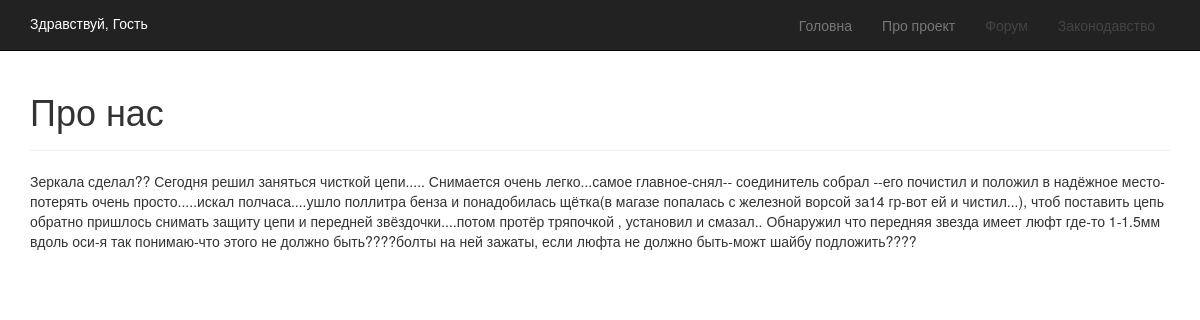
/static/about, run on the app's committed database.
### tables this page shows
CREATE TABLE `static_pages` (
  `id` int(11) NOT NULL AUTO_INCREMENT,
  `title` text NOT NULL,
  `content` text NOT NULL,
  `date` datetime NOT NULL,
  `status` tinyint(1) NOT NULL DEFAULT '1',
  `comments_status` tinyint(1) NOT NULL DEFAULT '0',
  `url` text NOT NULL,
  PRIMARY KEY (`id`)
);

### application/models/model_static.php (called while the page is built, shortened)
<?php
class Model_Static extends Model
{
    function getData($param)
    {
        try {
            $sql = "SELECT * FROM static_pages WHERE url = :url";
            $db = Database::getInstance();
            $_dbh = $db->getConnection();
            $_dbh->exec('SET NAMES utf8');
            $query = $_dbh->prepare($sql);
            $query->execute(array(':url' => $param));
            $result = $query->fetch(PDO::FETCH_OBJ);
            if( !empty($result) ) {
                return $result;
            } else
            {
                return null;
            }
        } catch (PDOException $e) {
            throw new CustomException("PDO error");
        }
    }
}

### application/bootstrap.php (called while the page is built, shortened)
<?php
require_once("core/view.php");
require_once("core/route.php");
Route::start();

### index.php (called while the page is built, shortened)
<?php
require_once("libraries/loader/loader.php");
require_once("application/bootstrap.php");

### libraries/application/application.php (called while the page is built, shortened)
<?php
class Application
{
    public $_config = "";
    private $_db_h;
    private static $_instance;
    public static function getInstance()
    {
        if (!self::$_instance) {
            self::$_instance = new self();
        }
        return self::$_instance;
    }
    private function __construct()
    {
        $this->_config = self::getConfig();
        try {
            $db = Database::getInstance();
            $this->_db_h = $db->getConnection();
            $this->_db_h->exec('SET NAMES utf8');
        } catch (CustomException $e) {
            $exception_path = PATH_SITE . '/application/views/exception/exception.php';
            if ( file_exists($exception_path) )
            {
                include $exception_path;
            } else {
                echo "Exception view not found";
                exit;
            }
        }
    }
    public function getTemplatePath() {
        if(is_dir(PATH_SITE.'/templates/'.$this->_config->template)) {
            $template = PATH_SITE.'/templates/'.$this->_config->template;
            return $template;
        }
        return false;
    }
    public function getTemplateName() {
        return $this->_config->template;
    }
    public static function getConfig() {
        require_once(PATH_SITE.'/configuration.php');
        return new Config();
    }
    private function setTemplate() {
        $sql = 'SELECT param, val FROM settings WHERE param = :param';
        $query = $this->_db_h->prepare($sql);
        $query->execute(array(':param' => 'template'));
        $result = $query->fetch(PDO::FETCH_OBJ);
        $this->_config->setTemplate($result->val);
    }
    private function setOnReconstruction() {
        $sql = 'SELECT param, val FROM settings WHERE param = :param';
        $query = $this->_db_h->prepare($sql);
        $query->execute(array(':param' => 'onReconstruction'));
        $result = $query->fetch(PDO::FETCH_OBJ);
        $val = $result->val == 1 ? true : false;
        $this->_config->setOnReconstruction($val);
    }
    private function setSettings()
    {
        try {
            $this->_db_h->exec('SET NAMES utf8');
        } catch(PDOException $e)
        {
            throw new CustomException("Query error");
        }
    }
}

### configuration.php (called while the page is built, shortened)
<?php
class Config {
    public function setTemplate($template)
    {
        $this->template = $template;
    }
}

### libraries/loader/loader.php (called while the page is built, shortened)
<?php
class Loader
{
    public static function load($class)
    {
        $class = strtolower($class);
        $file_name = PATH_SITE.'/libraries/'.$class.'/'.$class.'.php';
    }
}

### libraries/database/database.php (called while the page is built, shortened)
<?php
class Database
{
    private static $_instance;
    public static function getInstance()
    {
        if (!self::$_instance) {
            self::$_instance = new self();
        }
        return self::$_instance;
    }
    private function __construct()
    {
        $config = Application::getConfig();
        $this->_host = $config->db_host;
        $this->_username = $config->db_user;
        $this->_password = $config->db_password;
        $this->_database = $config->db_name;
        try {
            $this->_connection  = new PDO("mysql:host=$this->_host;dbname=$this->_database", $this->_username, $this->_password);
        } catch (PDOException $e) {
            throw new CustomException("Database connection error");
        }
    }
}

### libraries/session/session.php (called while the page is built, shortened)
<?php
class Session
{
    public static function get($key)
    {
        return false;
    }
}

### libraries/users/users.php (called while the page is built, shortened)
<?php
class Users
{
    static function getUID() {
        if(Session::get("uid") == "")
            return "Гость";
        else
            return Session::get("uid");
    }
}

### templates/candy/index.php (the view, shortened to what this page needs)
<!doctype html>
<html lang="en">
<head>
    <link rel="stylesheet" href="<? echo $prefix; ?>/css/style.css"/>
    <link rel="stylesheet" href="<? echo $prefix; ?>/css/bootstrap.css"/>
    <link rel="stylesheet" href="<? echo $prefix; ?>/css/bootstrap-datetimepicker.min.css"/>
    <link rel="stylesheet" href="<? echo $prefix; ?>/css/slick.css"/>
    <link rel="stylesheet" href="<? echo $prefix; ?>/css/slick-theme.css"/>
</head>
<body>
    <?php include "navbar.php"; ?>
    <div class="container">
        <?php include $this->getView(); ?>
    </div>
</body>
</html>

### application/core/route.php (shortened to what this page needs)
<?php
class Route
{
    static function start() {
        $controller_name = 'Index';
        $action_name = 'index';
        $base = Url::$baseurl;
        $request_uri = str_replace($base, "", $_SERVER['REQUEST_URI']);
        $routes = explode('/', $request_uri);
        if ( !empty($routes[1]) )
        {
            $controller_name = $routes[1];
        }
        if ( !empty($routes[2]) )
        {
            $action_name = $routes[2];
        }
        if( $controller_name == 'static') {
            $param = $action_name;
            $action_name = 'page';
        }
        $model_name = 'Model_'.$controller_name;
        $action_name = 'action_'.$action_name;
        $controller = new $controller_name;
        $action = $action_name;
        $controller->getModel($model_name);
        if(method_exists($controller, $action))
        {
            if( !isset($param) )
            {
                $controller->$action();
            }
            else
            {
                $controller->$action($param);
            }
        }
        else
        {
            Route::ErrorPage404();
        }
    }
}

### application/controllers/controller_static.php (shortened to what this page needs)
<?php
class Controller_Static extends Controller
{
    function action_page($param) {
        $data = $this->model->getData($param);
        if($data == null)
            header("Location: ".Url::$baseurl.'/404');
        else
            $this->view->generate("static.php", $data);
    }
}

### application/core/view.php (shortened to what this page needs)
<?php
class View
{
    function generate($view, $data = null)
    {
        if ( file_exists(PATH_SITE."/application/views/index.php") )
        {
            include PATH_SITE."/application/views/index.php";
        }
        else
        {
            throw new CustomException("Шаблон не найден");
        }
    }
}

### application/views/index.php (shortened to what this page needs)
<?php
$application = Application::getInstance();
$templatePath = $application->getTemplatePath();
$template = $application->getTemplateName();
$baseURI = Url::$baseurl;
$uid = Users::getUID();
$prefix = $baseURI . "/templates/" . $template;
if (file_exists($templatePath."/index.php")) {
    include $templatePath."/index.php";
} else {
    throw new CustomException("Шаблон не найден");
}

### templates/candy/navbar.php (shortened to what this page needs)
<div class="navbar navbar-default navbar-inverse navbar-static-top">
    <div class="container">
        <div class="navbar-left">
            <div class="hello">Здравствуй, <? echo $uid; ?></div>
        </div>
        <div class="navbar-right">
            <ul class="nav navbar-nav">
                <li><a href="<? echo $baseURI; ?>">Головна</a></li>
                <li><a href="<? echo $baseURI; ?>/static/about">Про проект</a></li>
                <li class="disabled"><a href="<? echo $baseURI; ?>">Форум</a></li>
                <li class="disabled"><a href="<? echo $baseURI; ?>/static/zaconodavstvo">Законодавство</a></li>
            </ul>
        </div>
    </div>
</div>

### templates/candy/static.php (shortened to what this page needs)
<div class="page-header"><h1><?php echo $data->title; ?></h1></div>
<p><?php echo $data->content; ?></p>

### templates/candy/css/style.css (style rules this page uses)
html, body { height:100%; }
body { margin:0; padding:0; font-family: Roboto; font-size:18px; line-height:1.4; color:#3b3b3b; background: #fff }
.hello { color: #fff; }
.page-header { margin-top: 0 !important; }

### data on the page
static_pages: title "Про нас", content "Зеркала сделал?? Сегодня решил заняться чисткой цепи..... Снимается очень легко...самое главное-снял-- соединитель собрал --его почистил и положил в надёжное место-потерять очень просто.....искал полчаса....ушло поллитра бенза и понадобилась щётка(в магазе попалась с железной ворсой за14 гр-вот ей и чистил...), чтоб поставить цепь обратно пришлось снимать защиту цепи и передней звёздочки....потом протёр тряпочкой , установил и смазал.. Обнаружил что передняя звезда имеет люфт где-то 1-1.5мм вдоль оси-я так понимаю-что этого не должно быть????болты на ней зажаты, если люфта не должно быть-можт шайбу подложить????"

### other printed values
$uid "Гость"
